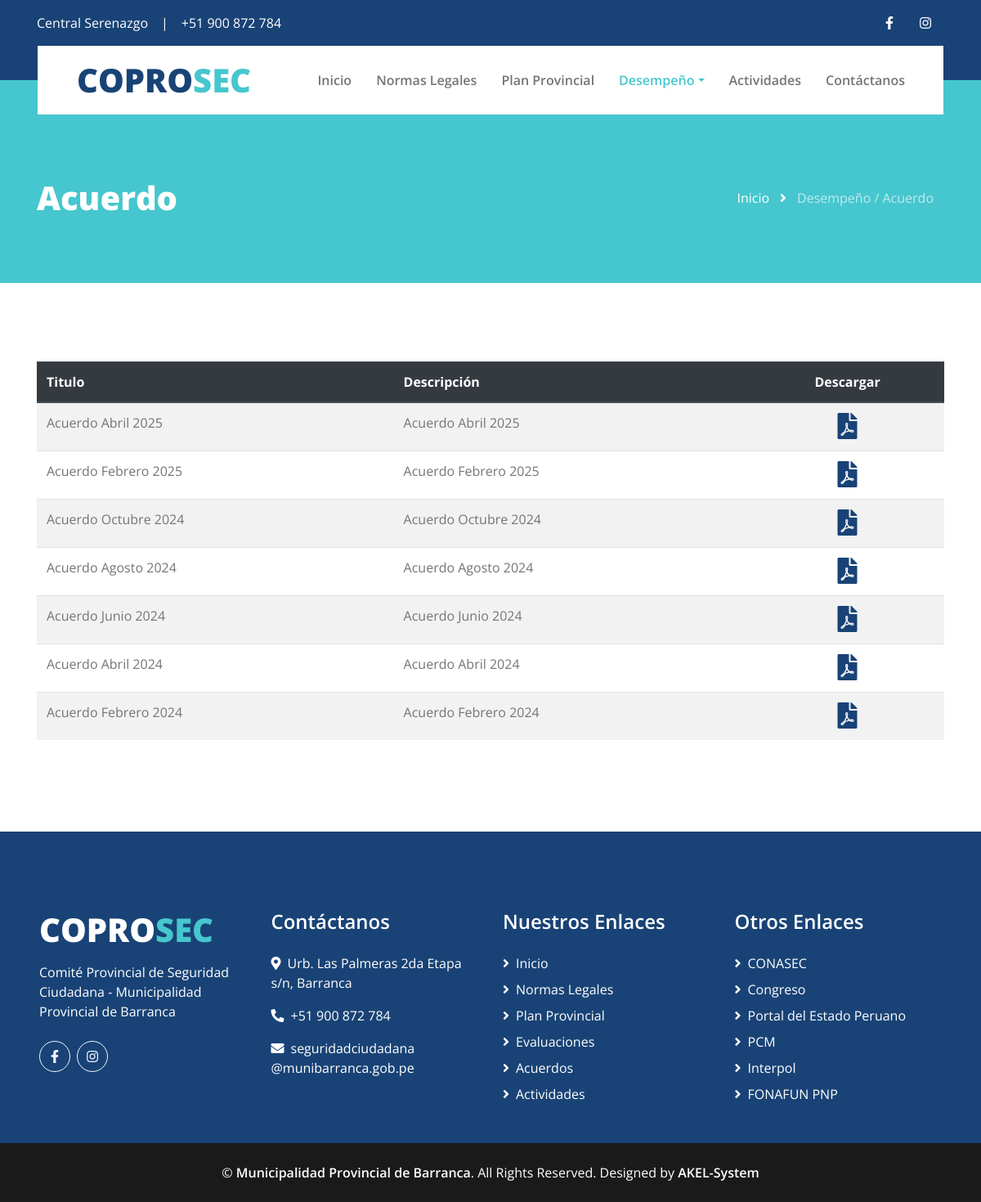
The app's page /codisec/assessments/agreements/ with its own data.
### applications/general/models.py (models this page shows, shortened)
class General(models.Model):
    mobile = models.CharField('Movil',max_length=15)
    email = models.EmailField('Email',max_length=150)
    address = models.CharField('Direccion',max_length=255)
    created_at = models.DateTimeField('Creado el',auto_now_add=True)
    updated_at = models.DateTimeField('Actualizado el',auto_now=True)
    class Meta:
        verbose_name = 'Dato General'
        verbose_name_plural = 'Generales'
        ordering = ['-created_at']

### applications/performance/models.py (models this page shows, shortened)
class Performance(models.Model):
    TYPE_PERFORMANCE = {
        "A": "Acuerdo",
        "E": "Evaluación",
    }
    title = models.CharField('Titulo', max_length=100)
    description = models.CharField('Descripción', max_length=250)
    type_performance = models.CharField('Tipo', max_length=1, choices=TYPE_PERFORMANCE)
    file = models.FileField('Archivo', upload_to='performance/')
    estado = models.BooleanField('Estado', default=True)
    created_at = models.DateTimeField('Created At', auto_now_add=True)
    updated_at = models.DateTimeField('Updated At', auto_now=True)
    class Meta:
        verbose_name = "Desempeño"
        verbose_name_plural = "Informes de Desempeño"
        ordering = ['-created_at']

### applications/performance/views.py (the view)
# urls.py: path('agreements/', AgreementListView.as_view(), name='agreement_list'),
class AgreementListView(ListView):
    template_name = "performance/agreement_list.html"
    context_object_name = 'agreements'
    def get_queryset(self):
        return Performance.objects.filter(type_performance='A', estado=True).order_by('-created_at')

### applications/general/processors.py (called while the page is built)
def ctx_general(request):
    from applications.general.models import General
    general = General.objects.first()
    return {
        'general': general
    }

### applications/social/processors.py (called while the page is built)
def ctx_dict_social_links(request):
    ctx = {}
    social_links = Link.objects.all()
    for link in social_links:
        ctx[link.key] = link.url
    return ctx

### templates/performance/agreement_list.html (shortened to what this page needs)
{% extends "core/base.html" %}
{% load static %}
{% block content %}
    <div class="page-header container-fluid bg-secondary pt-2 pt-lg-5 pb-2 mb-5">
        <div class="container py-5">
            <div class="row align-items-center py-4">
                <div class="col-md-6 text-center text-md-left">
                    <h1 class="mb-4 mb-md-0 text-white">Acuerdo</h1>
                </div>
                <div class="col-md-6 text-center text-md-right">
                    <div class="d-inline-flex align-items-center">
                        <a class="btn text-white" href="{% url "home" %}">Inicio</a>
                        <i class="fas fa-angle-right text-white"></i>
                        <a class="btn text-white disabled" href="">Desempeño / Acuerdo</a>
                    </div>
                </div>
            </div>
        </div>
    </div>
    <div class="container py-5">
        <table class="table table-striped">
            <thead class="thead-dark">
                <tr>
                    <th scope="col">Titulo</th>
                    <th scope="col">Descripción</th>
                    <th scope="col" class="text-center align-middle">Descargar</th>
                </tr>
            </thead>
            <tbody>
                {% for agreement in agreements %}
                <tr>
                    <td>{{ agreement.title }}</td>
                    <td>{{ agreement.description }}</td>
                    <td class="text-center align-middle">
                        <a href="{{ agreement.file.url }}" title="Descargar {{ agreement.title }}" target="_blank" rel="noopener" class="pdf-download d-inline-flex align-items-center">
                            <i class="fas fa-file-pdf fa-2x text-primary" aria-hidden="true"></i>
                        </a>
                    </td>
                </tr>
                {% empty %}
                <tr>
                    <td colspan="3">No hay acuerdos disponibles.</td>
                </tr>
                {% endfor %}
            </tbody>
        </table>
    </div>
{% endblock content %}

### templates/core/base.html (shortened to what this page needs)
<!DOCTYPE html>
<html lang="en">
<head>
    {% load static %}
    <link href="https://cdnjs.cloudflare.com/ajax/libs/font-awesome/5.15.0/css/all.min.css" rel="stylesheet">
    <link href="{% static 'lib/owlcarousel/assets/owl.carousel.min.css' %}" rel="stylesheet">
    <link href="{% static 'css/style.css' %}" rel="stylesheet">
</head>
<body>
    <div class="container-fluid bg-primary py-3">
        <div class="container">
            <div class="row">
                <div class="col-md-6 text-center text-lg-left mb-2 mb-lg-0">
                    <div class="d-inline-flex align-items-center">
                        <a class="text-white pr-3" href="">Central Serenazgo</a>
                        <span class="text-white">|</span>
                        <a class="text-white px-3" href="">{{ general.mobile }}</a>
                    </div>
                </div>
                <div class="col-md-6 text-center text-lg-right">
                    <div class="d-inline-flex align-items-center">
                        {% if LINK_FACEBOOK %}
                        <a class="text-white px-3" href="{{LINK_FACEBOOK}}">
                            <i class="fab fa-facebook-f"></i>
                        </a>
                        {% endif %}
                        {% if LINK_INSTAGRAM %}
                        <a class="text-white px-3" href="{{LINK_INSTAGRAM}}">
                            <i class="fab fa-instagram"></i>
                        </a>
                        {% endif %}
                    </div>
                </div>
            </div>
        </div>
    </div>
    <div class="container-fluid position-relative nav-bar p-0">
        <div class="container-lg position-relative p-0 px-lg-3" style="z-index: 9;">
            <nav class="navbar navbar-expand-lg bg-white navbar-light py-3 py-lg-0 pl-3 pl-lg-5">
                <a href="{% url "home" %}" class="navbar-brand">
                    <h1 class="m-0 text-secondary"><span class="text-primary">COPRO</span>SEC</h1>
                </a>
                <div class="collapse navbar-collapse justify-content-between px-3" id="navbarCollapse">
                    <div class="navbar-nav ml-auto py-0">
                        <a href="{% url "home" %}" class="nav-item nav-link {% if request.resolver_match.url_name == 'home' %}active{% endif %} ">Inicio</a>
                        <a href="{% url "norms_list" %}" class="nav-item nav-link {% if request.resolver_match.url_name == 'norms_list' %}active{% endif %}">Normas Legales</a>
                        <a href="{% url "plan_list" %}" class="nav-item nav-link {% if request.resolver_match.url_name == 'plan_list' %}active{% endif %}">Plan Provincial</a>
                        <div class="nav-item dropdown">
                            <a href="#" class="nav-link dropdown-toggle {% if request.resolver_match.url_name == 'assessment_list' or request.resolver_match.url_name == 'agreement_list' %}active{% endif %} " data-toggle="dropdown">Desempeño</a>
                        </div>
                        <a href="{% url "activities" %}" class="nav-item nav-link {% if request.resolver_match.url_name == 'activities' %}active{% endif %}">Actividades</a>
                        <a href="{% url "contact" %}" class="nav-item nav-link {% if request.resolver_match.url_name == 'contact' %}active{% endif %}">Contáctanos</a>
                    </div>
                </div>
            </nav>
        </div>
    </div>
    {% block content %}
    {% endblock %}
    <div class="container-fluid bg-primary text-white mt-5 pt-5 px-sm-3 px-md-5">
        <div class="row pt-5">
            <div class="col-lg-3 col-md-6 mb-5">
                <a href=""><h1 class="text-secondary mb-3"><span class="text-white">COPRO</span>SEC</h1></a>
                <p>Comité Provincial de Seguridad Ciudadana - Municipalidad Provincial de Barranca</p>
                <div class="d-flex justify-content-start mt-4">
                    {% if LINK_FACEBOOK %}
                    <a class="btn btn-outline-light rounded-circle text-center mr-2 px-0" style="width: 38px; height: 38px;" href="{{LINK_FACEBOOK}}"><i class="fab fa-facebook-f"></i></a>
                    {% endif %}
                    {% if LINK_INSTAGRAM %}
                    <a class="btn btn-outline-light rounded-circle text-center mr-2 px-0" style="width: 38px; height: 38px;" href="{{LINK_INSTAGRAM}}"><i class="fab fa-instagram"></i></a>
                    {% endif %}
                </div>
            </div>
            <div class="col-lg-3 col-md-6 mb-5">
                <h4 class="text-white mb-4">Contáctanos</h4>
                <p><i class="fa fa-map-marker-alt mr-2"></i>{{ general.address }}</p>
                <p><i class="fa fa-phone-alt mr-2"></i>{{ general.mobile }}</p>
                <p><i class="fa fa-envelope mr-2"></i>seguridadciudadana @munibarranca.gob.pe</p>
            </div>
            <div class="col-lg-3 col-md-6 mb-5">
                <h4 class="text-white mb-4">Nuestros Enlaces</h4>
                <div class="d-flex flex-column justify-content-start">
                    <a class="text-white mb-2" href="{% url "home" %}"><i class="fa fa-angle-right mr-2"></i>Inicio</a>
                    <a class="text-white mb-2" href="{% url "norms_list" %}"><i class="fa fa-angle-right mr-2"></i>Normas Legales</a>
                    <a class="text-white mb-2" href="{% url "plan_list" %}"><i class="fa fa-angle-right mr-2"></i>Plan Provincial</a>
                    <a class="text-white mb-2" href="{% url "assessment_list" %}"><i class="fa fa-angle-right mr-2"></i>Evaluaciones</a>
                    <a class="text-white mb-2" href="{% url "agreement_list" %}"><i class="fa fa-angle-right mr-2"></i>Acuerdos</a>
                    <a class="text-white" href="{% url "activities" %}"><i class="fa fa-angle-right mr-2"></i>Actividades</a>
                </div>
            </div>
            <div class="col-lg-3 col-md-6 mb-5">
                <h4 class="text-white mb-4">Otros Enlaces</h4>
                <div class="d-flex flex-column justify-content-start">
                    <a class="text-white mb-2" href="https://conasec.mininter.gob.pe/" target="_blank"><i class="fa fa-angle-right mr-2"></i>CONASEC</a>
                    <a class="text-white mb-2" href="https://www.congreso.gob.pe/" target="_blank"><i class="fa fa-angle-right mr-2"></i>Congreso</a>
                    <a class="text-white mb-2" href="https://www.peru.gob.pe/" target="_blank"><i class="fa fa-angle-right mr-2"></i>Portal del Estado Peruano</a>
                    <a class="text-white mb-2" href="https://www.gob.pe/pcm" target="_blank"><i class="fa fa-angle-right mr-2"></i>PCM</a>
                    <a class="text-white mb-2" href="https://www.interpol.int/" target="_blank"><i class="fa fa-angle-right mr-2"></i>Interpol</a>
                    <a class="text-white" href="http://fonafun.pnp.gob.pe/" target="_blank"><i class="fa fa-angle-right mr-2"></i>FONAFUN PNP</a>
                </div>
            </div>
        </div>
    </div>
    <div class="container-fluid bg-dark text-white py-4 px-sm-3 px-md-5">
        <p class="m-0 text-center text-white">
            &copy; <a class="text-white font-weight-medium" href="#">Municipalidad Provincial de Barranca</a>. All Rights Reserved. Designed by
            <a class="text-white font-weight-medium" href="https://htmlcodex.com">AKEL-System</a>
        </p>
    </div>
</body>
</html>

### records on screen
General: mobile "+51 900 872 784", address "Urb. Las Palmeras 2da Etapa s/n, Barranca"
Performance: title "Acuerdo Abril 2025", description "Acuerdo Abril 2025"
Performance: title "Acuerdo Febrero 2025", description "Acuerdo Febrero 2025"
Performance: title "Acuerdo Octubre 2024", description "Acuerdo Octubre 2024"
Performance: title "Acuerdo Agosto 2024", description "Acuerdo Agosto 2024"
Performance: title "Acuerdo Junio 2024", description "Acuerdo Junio 2024"
Performance: title "Acuerdo Abril 2024", description "Acuerdo Abril 2024"
Performance: title "Acuerdo Febrero 2024", description "Acuerdo Febrero 2024"
